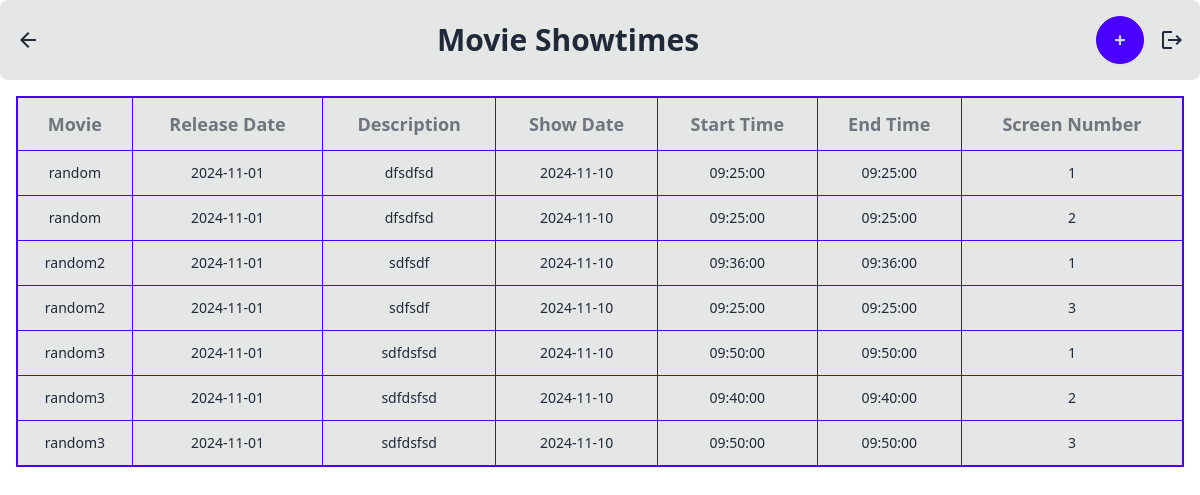
The app's page /showtime, older data.
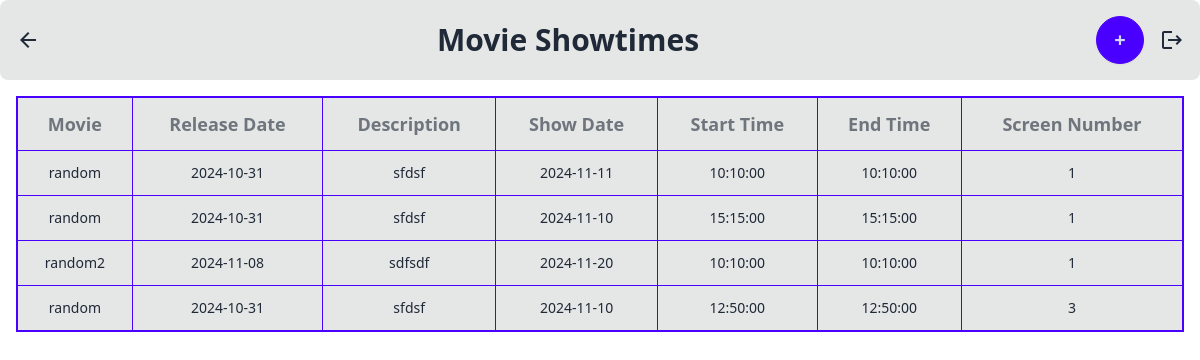
The same page, newer data.
### tables this page shows
CREATE TABLE Showtime (
    showtime_id INTEGER PRIMARY KEY AUTOINCREMENT,
    screen_number INTEGER,
    movie_id INTEGER,
    date DATE,
    time TIME,
    FOREIGN KEY (screen_number) REFERENCES Screen(screen_number),
    FOREIGN KEY (movie_id) REFERENCES Movie(movie_id)
);

CREATE TABLE Movie (
    movie_id INTEGER PRIMARY KEY AUTOINCREMENT,
    name TEXT NOT NULL,
    release_date DATE,
    language TEXT,
    genre TEXT,
    rating REAL,
    poster_image BLOB,
    description TEXT,
    duration TEXT
);

CREATE TABLE Screen (
    screen_number INTEGER PRIMARY KEY,
    capacity INTEGER
);

### app.py (the view, shortened to what this page needs)
@app.route('/showtime', methods=['GET', 'POST'])
def showtime():
    conn = get_db_connection()
    cursor = conn.cursor()
    showtimes = cursor.execute('''
        SELECT
            S.showtime_id,
            M.name AS Movie,
            S.date AS Show_Date,
            TIME(S.time, 'localtime') AS Start_Time,
            TIME(S.time, 'localtime', '+' ||
                (CAST(SUBSTR(M.duration, 1, 2) AS INTEGER) * 60 +
                CAST(SUBSTR(M.duration, 4, 2) AS INTEGER)) || ' minute'
            ) AS End_Time,
            M.description AS Description,
            strftime('%Y-%m-%d', M.release_date) AS Release_Date,
            Sc.screen_number AS Screen_Number
        FROM
            Showtime AS S
        JOIN
            Movie AS M ON S.movie_id = M.movie_id
        JOIN
            Screen AS Sc ON S.screen_number = Sc.screen_number
    ''').fetchall()
    movies = cursor.execute('SELECT movie_id, name FROM Movie').fetchall()
    screens = cursor.execute('SELECT screen_number FROM Screen').fetchall()
    conn.close()
    return render_template('showtime.html', showtimes=showtimes, movies=movies, screens=screens)

### app.py (called while the page is built)
def get_db_connection():
    conn = sqlite3.connect(DB_PATH)
    conn.row_factory = sqlite3.Row
    return conn

### templates/showtime.html (shortened to what this page needs)
<link href="{{ url_for('static', filename='output.css') }}" rel="stylesheet" />
<div class="bg-base-300 p-4 rounded-lg mb-4 flex items-center justify-between">
    <a href="{{ url_for('employee') }}" class="flex items-center text-gray-800 hover:text-black">
        <span class="material-icons text-3xl mr-2">arrow_back</span>
    </a>
    <h2 class="text-3xl font-bold text-center flex-grow">Movie Showtimes</h2>
    <div class="flex space-x-4">
        <button id="addShowtimeBtn" class="btn btn-primary btn-circle" onclick="openDialog('add')">
            <span class="text-xl">+</span>
        </button>
        <a href="{{ url_for('logout') }}" class="flex items-center">
            <span class="material-icons text-3xl">logout</span>
        </a>
    </div>
</div>
{% if showtimes %}
<div class="overflow-x-auto mx-4">
    <table class="table w-full border-2 border-primary rounded-lg" style=" border-radius: 10px;">
        <thead>
            <tr class="bg-base-200 text-center">
                <th class="p-3 border border-primary font-semibold text-lg bg-base-300">Movie</th>
                <th class="p-3 border border-primary font-semibold text-lg bg-base-300">Release Date</th>
                <th class="p-3 border border-primary font-semibold text-lg bg-base-300">Description</th>
                <th class="p-3 border border-primary font-semibold text-lg bg-base-300">Show Date</th>
                <th class="p-3 border border-primary font-semibold text-lg bg-base-300">Start Time</th>
                <th class="p-3 border border-primary font-semibold text-lg bg-base-300">End Time</th>
                <th class="p-3 border border-primary font-semibold text-lg bg-base-300">Screen Number</th>
            </tr>
        </thead>
        <tbody class="rounded-lg overflow-hidden">
            {% for showtime in showtimes %}
            <tr class="{{ loop.index is odd and 'bg-base-300' or 'bg-base-200' }} hover:bg-base-100 text-center">
                <td class="p-3 border border-primary bg-base-300">{{ showtime['Movie'] }}</td>
                <td class="p-3 border border-primary bg-base-300">{{ showtime['Release_Date'] }}</td>
                <td class="p-3 border border-primary bg-base-300">{{ showtime['Description'] }}</td>
                <td class="p-3 border border-primary bg-base-300">{{ showtime['Show_Date'] }}</td>
                <td class="p-3 border border-primary bg-base-300">{{ showtime['Start_Time'] }}</td>
                <td class="p-3 border border-primary bg-base-300">{{ showtime['End_Time'] }}</td>
                <td class="p-3 border border-primary bg-base-300 relative">
                    {{ showtime['Screen_Number'] }}
                </td>
            </tr>
            {% endfor %}
        </tbody>
    </table>
</div>
{% else %}
<p class="text-center text-lg text-gray-500">No shows available</p>
{% endif %}

Row changes from the older to the newer data that the page shows:
removed Showtime: Movie "random3", Release_Date "2024-11-01", Description "sdfdsfsd", Show_Date "2024-11-10", Start_Time "09:50:00", End_Time "09:50:00", Screen_Number "1"
removed Showtime: Movie "random3", Release_Date "2024-11-01", Description "sdfdsfsd", Show_Date "2024-11-10", Start_Time "09:40:00", End_Time "09:40:00", Screen_Number "2"
removed Showtime: Movie "random3", Release_Date "2024-11-01", Description "sdfdsfsd", Show_Date "2024-11-10", Start_Time "09:50:00", End_Time "09:50:00", Screen_Number "3"
changed Showtime (number 1 of 4 on the later page): Release_Date "2024-11-01" → "2024-10-31"; Description "dfsdfsd" → "sfdsf"; Show_Date "2024-11-10" → "2024-11-11"; Start_Time "09:25:00" → "10:10:00"; End_Time "09:25:00" → "10:10:00"
changed Showtime (number 2 of 4 on the later page): Release_Date "2024-11-01" → "2024-10-31"; Description "dfsdfsd" → "sfdsf"; Start_Time "09:25:00" → "15:15:00"; End_Time "09:25:00" → "15:15:00"; Screen_Number "2" → "1"
changed Showtime "random2": Release_Date "2024-11-01" → "2024-11-08"; Show_Date "2024-11-10" → "2024-11-20"; Start_Time "09:36:00" → "10:10:00"; End_Time "09:36:00" → "10:10:00"
changed Showtime (number 4 of 4 on the later page): Movie "random2" → "random"; Release_Date "2024-11-01" → "2024-10-31"; Description "sdfsdf" → "sfdsf"; Start_Time "09:25:00" → "12:50:00"; End_Time "09:25:00" → "12:50:00"
